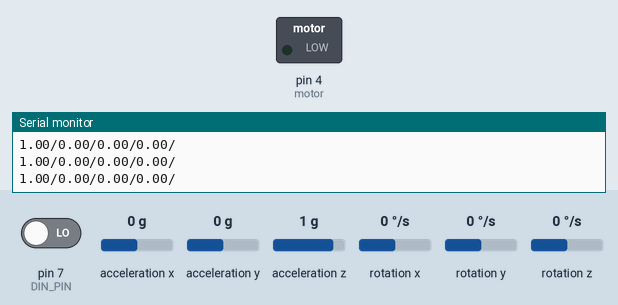
This sketch was run on a simulated Arduino Leonardo, built with avr-gcc and run on an emulated ATmega32U4. Shown: switched loads named in the sketch (green lamp = pin HIGH), the last lines printed to the serial monitor. The inputs (shaded band) are chosen by the test bench; at power-on: pin 7 (DIN_PIN) LOW, acceleration x 0 g, acceleration y 0 g, acceleration z 1 g, rotation x 0 °/s, rotation y 0 °/s, rotation z 0 °/s.

Above: at 1.7 s.
1.8 s: pin 7 (DIN_PIN) driven HIGH
At 3.2 s:
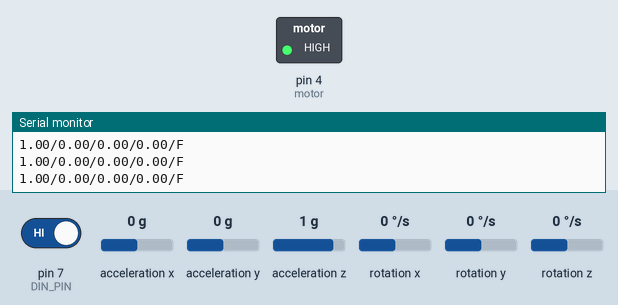
9.3 s: pin 7 (DIN_PIN) driven LOW
At 10.1 s:
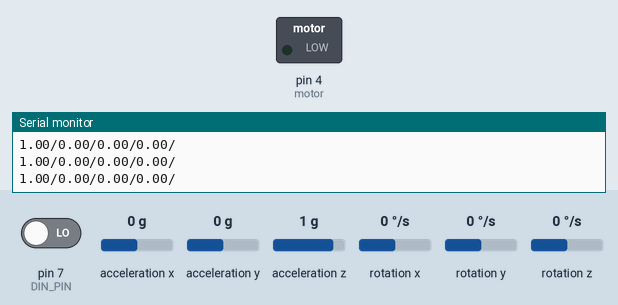
Timing chart, 0 to 11.8 s (numbered marks = the images above; inputs shaded):
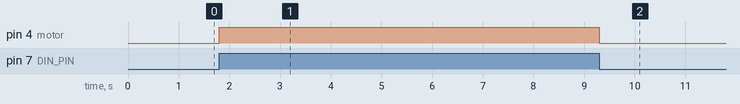

The sketch:

gun.ino
```cpp
#include "I2Cdev.h"
#include "MPU6050_6Axis_MotionApps20.h"
#include "Wire.h"

MPU6050 mpu;

#define DIN_PIN 7
#define motor 4
int sensorValue;
// MPU control/status vars
bool dmpReady = false;  // set true if DMP init was successful
uint8_t devStatus;      // return status after each device operation (0 = success, !0 = error)
uint16_t packetSize;    // expected DMP packet size (default is 42 bytes)
uint16_t fifoCount;     // count of all bytes currently in FIFO
uint8_t fifoBuffer[64]; // FIFO storage buffer

// orientation/motion vars
Quaternion q;           // [w, x, y, z]         quaternion container
VectorInt16 aa;         // [x, y, z]            accel sensor measurements
VectorInt16 aaReal;     // [x, y, z]            gravity-free accel sensor measurements
VectorInt16 aaWorld;    // [x, y, z]            world-frame accel sensor measurements
VectorFloat gravity;    // [x, y, z]            gravity vector
float euler[3];         // [psi, theta, phi]    Euler angle container
float ypr[3];           // [yaw, pitch, roll]   yaw/pitch/roll container and gravity vector

void setup() {
  pinMode( DIN_PIN, INPUT );
  pinMode(motor, OUTPUT);
  Wire.begin();
  Wire.setClock(400000); // 400kHz I2C clock. Comment this line if having compilation difficulties

  Serial.begin(115200);

  while (!Serial); // wait for Leonardo enumeration, others continue immediately

  mpu.initialize();
  devStatus = mpu.dmpInitialize();
  mpu.setXGyroOffset(56);
  mpu.setYGyroOffset(-9);
  mpu.setZGyroOffset(32);

  if (devStatus == 0) {
    mpu.setDMPEnabled(true);
    // set our DMP Ready flag so the main loop() function knows it's okay to use it
    dmpReady = true;
    // get expected DMP packet size for later comparison
    packetSize = mpu.dmpGetFIFOPacketSize();
  } else {
    // Error
    Serial.println("Error!");
  }
}

void loop() {
  if (!dmpReady) {
    Serial.println("IMU not connected.");
    delay(10);
    return;
  }

  int  mpuIntStatus = mpu.getIntStatus();
  fifoCount = mpu.getFIFOCount();

  if ((mpuIntStatus & 0x10) || fifoCount == 1024) { // check if overflow
    mpu.resetFIFO();
  } else if (mpuIntStatus & 0x02) {
    while (fifoCount < packetSize) fifoCount = mpu.getFIFOCount();

    mpu.getFIFOBytes(fifoBuffer, packetSize);
    fifoCount -= packetSize;

    SendQuaternion();
    //SendEuler();
    //SendYawPitchRoll();
    //SendRealAccel();
    //SendWorldAccel();
  }
}

void SendQuaternion() {
  int value;

  mpu.dmpGetQuaternion(&q, fifoBuffer);
  value = digitalRead( DIN_PIN );
  if (value == 1)
  {
    Serial.print(q.w); Serial.print("/");
    Serial.print(q.x); Serial.print("/");
    Serial.print(q.y); Serial.print("/");
    Serial.print(q.z); Serial.print("/");
    Serial.println("F");
    digitalWrite(motor, HIGH);
  }
  else {
    Serial.print(q.w); Serial.print("/");
    Serial.print(q.x); Serial.print("/");
    Serial.print(q.y); Serial.print("/");
    Serial.print(q.z); Serial.print("/");
    Serial.println(" ");
    digitalWrite(motor, LOW);
  }
}

void SendEuler() {
  // display Euler angles in degrees
  mpu.dmpGetQuaternion(&q, fifoBuffer);
  mpu.dmpGetEuler(euler, &q);
  Serial.print(euler[0] * 180 / M_PI); Serial.print("/");
  Serial.print(euler[1] * 180 / M_PI); Serial.print("/");
  Serial.print(euler[2] * 180 / M_PI);; Serial.print("/");
  Serial.println(" ");
}

void SendYawPitchRoll() {
  // display Euler angles in degrees
  mpu.dmpGetQuaternion(&q, fifoBuffer);
  mpu.dmpGetGravity(&gravity, &q);
  mpu.dmpGetYawPitchRoll(ypr, &q, &gravity);
  Serial.print(ypr[0] * 180 / M_PI); Serial.print("/");
  Serial.print(ypr[1] * 180 / M_PI); Serial.print("/");
  Serial.println(ypr[2] * 180 / M_PI);
}

void SendRealAccel() {
  // display real acceleration, adjusted to remove gravity
  mpu.dmpGetQuaternion(&q, fifoBuffer);
  mpu.dmpGetAccel(&aa, fifoBuffer);
  mpu.dmpGetGravity(&gravity, &q);
  mpu.dmpGetLinearAccel(&aaReal, &aa, &gravity);
  Serial.print("a/");
  Serial.print(aaReal.x); Serial.print("/");
  Serial.print(aaReal.y); Serial.print("/");
  Serial.println(aaReal.z);
}

void SendWorldAccel() {
  // display initial world-frame acceleration, adjusted to remove gravity
  // and rotated based on known orientation from quaternion
  mpu.dmpGetQuaternion(&q, fifoBuffer);
  mpu.dmpGetAccel(&aa, fifoBuffer);
  mpu.dmpGetGravity(&gravity, &q);
  mpu.dmpGetLinearAccel(&aaReal, &aa, &gravity);
  mpu.dmpGetLinearAccelInWorld(&aaWorld, &aaReal, &q);
  Serial.print("a/");
  Serial.print(aaWorld.x); Serial.print("/");
  Serial.print(aaWorld.y); Serial.print("/");
  Serial.println(aaWorld.z);
}
```

Measured:
- after the input at 1.8 s, pin 4 (motor): LOW → HIGH at once
- after the input at 9.3 s, pin 4 (motor): HIGH → LOW at once
